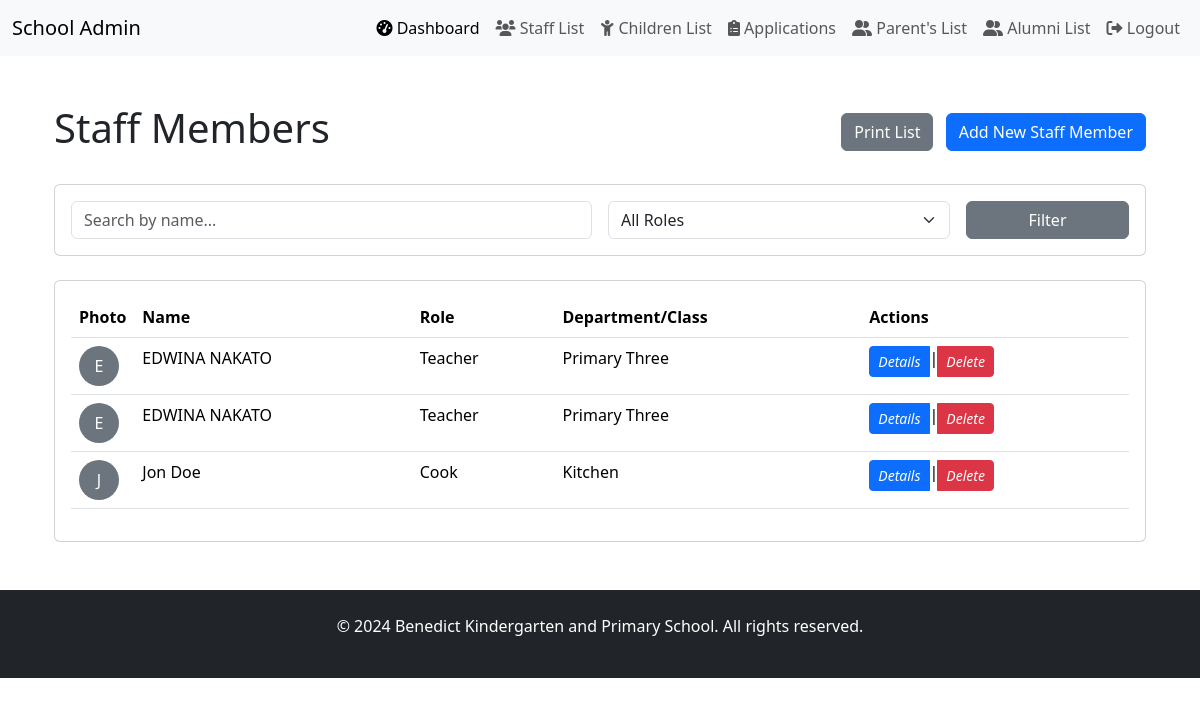
Page /benedict_school/staff/ (signed in) on the earlier database version.
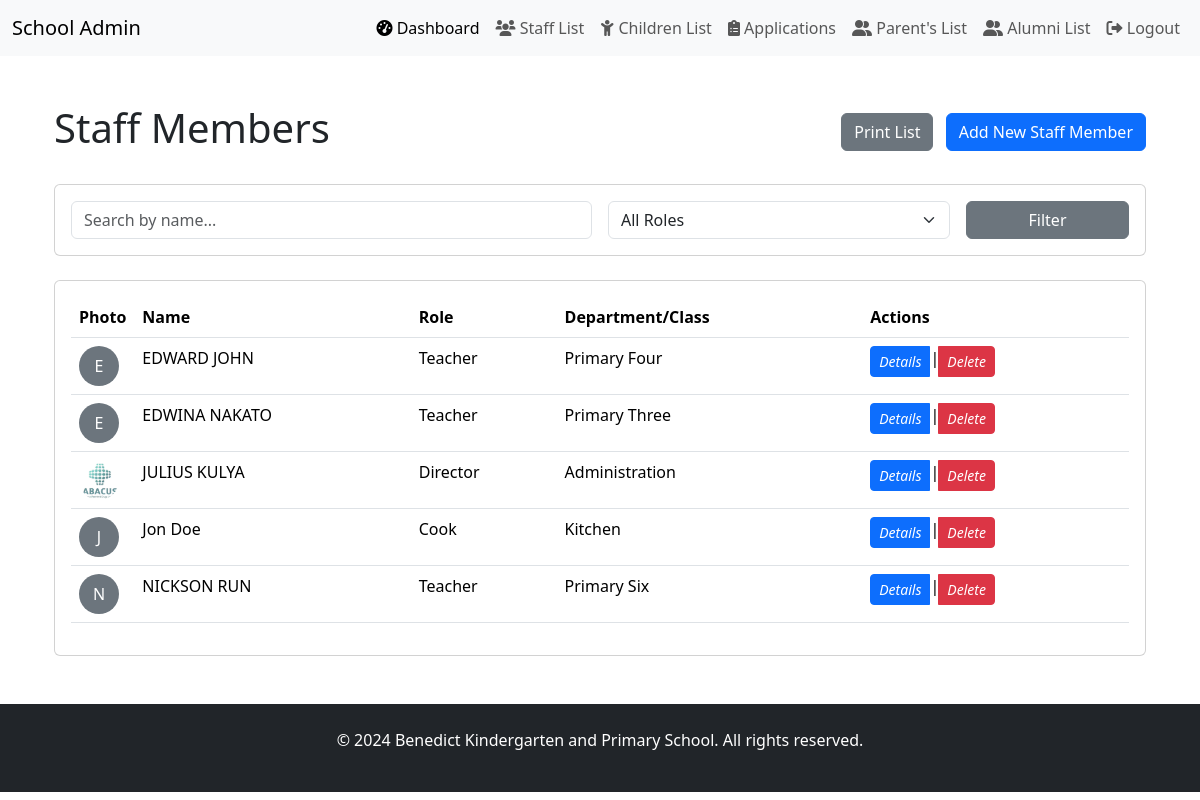
Same page on the later database version.
### benedict_school/models.py (models this page shows, shortened)
class Staff(models.Model):
    ROLE_CHOICES = [
        ("teacher", "Teacher"),
        ("director", "Director"),
        ("cleaner", "Cleaner"),
        ("cook", "Cook"),
        ("admin", "Admin Staff"),
        ("librarian", "Librarian"),
        ("nurse", "School Nurse"),
        ("security", "Security"),
        ("other", "Other")
    ]
    CLASS_CHOICES = [
        ('nursery', 'Nursery'),
        ('primary_1', 'Primary One'),
        ('primary_2', 'Primary Two'),
        ('primary_3', 'Primary Three'),
        ('primary_4', 'Primary Four'),
        ('primary_5', 'Primary Five'),
        ('primary_6', 'Primary Six'),
    ]
    SUBJECT_CHOICES = [
        ('english', 'English'),
        ('mathematics', 'Mathematics'),
        ('science', 'Science'),
        ('social_studies', 'Social Studies'),
        ('literacy', 'Literacy'),
        ('literacy_1', 'Literacy 1'),
        ('literacy_1a', 'Literacy 1A'),
        ('literacy_1b', 'Literacy 1B'),
        ('religous_education', 'Religous Education'),
        ('reading', 'Reading'),
        ('luganda', 'Luganda'),
        ('learning_area_1_5', 'Learing Area 1-5')
    ]
    DEPARTMENT_CHOICES = [
        ('administration', 'Administration'),
        ('kitchen', 'Kitchen'),
        ('security', 'Security'),
        ('medical', 'Medical'),
        ('library', 'Library'),
        ('other', 'Other')
    ]
    phone_validator = RegexValidator(
        regex=r'^\+?1?\d{9,15}$',
        message="Phone number must be entered in the format: '+999999999'. Up to 15 digits allowed."
    )
    id_validator = RegexValidator(
        regex=r'^[A-Z0-9]{14}$',
        message="ID number must be 14 characters long and contain only uppercase letters and numbers."
    )
    name = models.CharField(
        max_length=100,
        help_text=_("Full name of the staff member")
    )
    sex = models.CharField(
        max_length=10,
        choices=[("male", "Male"), ("female", "Female")],
        default="male",
        help_text=_("Gender of the staff member")
    )
    date_of_birth = models.DateField(default=timezone.now,
        help_text=_("Date of birth of the staff member")
    )
    ID_number = models.CharField(
        max_length=14,
        unique=True,
        validators=[id_validator],
        help_text=_("National ID number or passport number")
    )
    email = models.EmailField(
        unique=True,
        help_text=_("Official email address")
    )
    tel_no = models.CharField(
        max_length=22,
        validators=[phone_validator],
        help_text=_("Contact phone number")
    )
    photo = models.ImageField(
        upload_to='staff_photos/',
        null=True,
        blank=True,
        help_text=_("Staff member's photograph")
    )
    address = models.TextField(default='',
        help_text=_("Physical address of residence")
    )
    emergency_contact_name = models.CharField(
        max_length=100, default='',
        help_text=_("Name of emergency contact person")
    )
    emergency_contact_relationship = models.CharField(
        max_length=50, default='',
        help_text=_("Relationship with emergency contact person")
    )
    emergency_contact_phone = models.CharField(
        max_length=22, default='',
        validators=[phone_validator],
        help_text=_("Emergency contact phone number")
    )
    role = models.CharField(
        max_length=50,
        choices=ROLE_CHOICES,
        default="teacher",
        help_text=_("Staff member's role in the school")
    )
    date_hired = models.DateField(
        auto_now_add=True,
        help_text=_("Date when staff member was hired")
    )
    last_updated = models.DateTimeField(
        auto_now=True,
        help_text=_("Last update timestamp")
    )
    employee_id = models.CharField(
        max_length=20,
        unique=True, default='',
        help_text=_("School-issued employee ID")
    )
    qualification = models.TextField( default='',
        help_text=_("Academic and professional qualifications")
    )
    certificates = models.FileField(
        upload_to='staff_certificates/',
        null=True,
        blank=True,
        help_text=_("Scanned copies of certificates")
    )
    years_of_experience = models.PositiveIntegerField(
        blank=True,
        null=True,
        help_text=_("Total years of professional experience")
    )
    class_name = models.CharField(
        max_length=50,
        choices=CLASS_CHOICES,
        blank=True,
        null=True,
        help_text=_("Primary class assigned to teacher")
    )
    subject_handled = models.CharField(
        max_length=50,
        choices=SUBJECT_CHOICES,
        null=True,
        blank=True,
        help_text=_("Subject taught by the teacher, only one subject allowed.")
    )
    department = models.CharField(
        max_length=100,
        choices=DEPARTMENT_CHOICES,
        blank=True,
        null=True,
        help_text=_("Department for non-teaching staff")
    )
    salary = models.DecimalField(
        max_digits=10,
        decimal_places=2,
        null=True,
        blank=True,
        help_text=_("Monthly salary amount")
    )
    bank_account_name = models.CharField(
        max_length=100, default='',
        help_text=_("Name as it appears on bank account")
    )
    bank_account_number = models.CharField(
        max_length=50, default='',
        help_text=_("Bank account number for salary payment")
    )
    bank_name = models.CharField(
        max_length=100, default='',
        help_text=_("Name of the bank")
    )
    class Meta:
        verbose_name = "Staff Member"
        verbose_name_plural = "Staff"
        ordering = ['name', 'role']
    @property
    def is_teaching_staff(self):
        return self.role in ["teacher"]

### benedict_school/views.py (the view)
# urls.py: path('staff/', views.staff_list, name='staff_list'),
@user_passes_test(is_admin, login_url='/admin-login/')
def staff_list(request):
    queryset = Staff.objects.all()
    search_query = request.GET.get('search')
    if search_query:
        queryset = queryset.filter(
            Q(name__icontains=search_query)
        )
    role = request.GET.get('role')
    if role:
        queryset = queryset.filter(role=role)
    paginator = Paginator(queryset, 10)
    page = request.GET.get('page')
    staff_members = paginator.get_page(page)
    context = {
        'staff_members': staff_members,
        'roles': Staff.ROLE_CHOICES,
    }
    return render(request, 'staff_list.html', context)

### benedict_school/context_processors.py (called while the page is built)
def google_maps_api_key(request):
    return {'GOOGLE_MAPS_API_KEY': getattr(settings, 'GOOGLE_MAPS_API_KEY', '')}

### benedict_school/views.py (called while the page is built)
def is_admin(user):
    return user.is_authenticated and user.is_staff  # Checks if user is admin

### benedict_school/templates/staff_list.html (shortened to what this page needs)
{% extends "base_staff.html" %}
{% load i18n %}
{% load static %}
{% load django_bootstrap5 %}
{% block staff_content %}
<div class="d-flex justify-content-between align-items-center mb-4">
    <h1>{% trans "Staff Members" %}</h1>
    <div>
        <button onclick="window.print()" class="btn btn-secondary me-2 no-print">
             Print List
        </button>
        <a href="{% url 'staff_create' %}" class="btn btn-primary no-print">
            {% trans "Add New Staff Member" %}
        </a>
    </div>
</div>
<div class="card mb-4 no-print">
    <div class="card-body">
        <form method="get" class="row g-3">
            <div class="col-md-6">
                <input type="text" name="search" class="form-control"
                    placeholder="Search by name..." value="{{ request.GET.search }}">
            </div>
            <div class="col-md-4">
                <select name="role" class="form-select">
                    <option value="">All Roles</option>
                </select>
            </div>
            <div class="col-md-2">
                <button type="submit" class="btn btn-secondary w-100">Filter</button>
            </div>
        </form>
    </div>
</div>
<div class="card">
    <div class="card-body">
        <div class="table-responsive">
            <table class="table table-hover">
                <thead>
                    <tr>
                        <th>Photo</th>
                        <th>Name</th>
                        <th>Role</th>
                        <th>Department/Class</th>
                        <th>Actions</th>
                    </tr>
                </thead>
                <tbody>
                    {% for staff_member in staff_members %}
                    <tr>
                        <td style="width: 50px;">
                            {% if staff_member.photo %}
                            <img src="{{ staff_member.photo.url }}"
                                 class="rounded-circle"
                                 style="width: 40px; height: 40px; object-fit: cover;"
                                 alt="{{ staff_member.name }}">
                            {% else %}
                            <div class="bg-secondary rounded-circle d-flex align-items-center justify-content-center"
                                 style="width: 40px; height: 40px;">
                                <span class="text-white">{{ staff_member.name|make_list|first }}</span>
                            </div>
                            {% endif %}
                        </td>
                        <td>{{ staff_member.name }}</td>
                        <td>{{ staff_member.get_role_display }}</td>
                        <td>
                            {% if staff_member.is_teaching_staff %}
                                {{ staff_member.get_class_name_display }}
                            {% else %}
                                {{ staff_member.get_department_display }}
                            {% endif %}
                        </td>
                        <td class="no-print">
                            <div class="btn-group" role="group">
                                <a href="{% url 'staff_detail' pk=staff_member.pk %}"
                                   class="btn btn-sm btn-primary">
                                    <i class="bi bi-eye">Details</i>
                                </a> |
                                <a href="{% url 'staff_delete' pk=staff_member.pk %}"
                                   class="btn btn-sm btn-danger">
                                    <i class="bi bi-trash">Delete</i>
                                </a>
                            </div>
                        </td>
                    </tr>
                    {% empty %}
                    <tr>
                        <td colspan="6" class="text-center">No staff members found.</td>
                    </tr>
                    {% endfor %}
                </tbody>
            </table>
        </div>
    </div>
</div>
{% endblock %}

### benedict_school/templates/base_staff.html (shortened to what this page needs)
{% extends "admin_base.html" %}
{% load static %}
{% load django_bootstrap5 %}
{% block content %}
<div class="container py-4">
    {% block staff_content %}{% endblock %}
</div>
{% endblock %}

### benedict_school/templates/admin_base.html (shortened to what this page needs)
{% load static %}
{% load django_bootstrap5 %}
<!DOCTYPE html>
<html lang="en">
  <head>
    <link rel="stylesheet" href="https://cdnjs.cloudflare.com/ajax/libs/font-awesome/6.0.0-beta3/css/all.min.css">
    <link href="https://cdn.jsdelivr.net/npm/bootstrap@5.3.3/dist/css/bootstrap.min.css" rel="stylesheet">
  </head>
  <body>
    <nav class="navbar navbar-expand-lg navbar-light bg-light">
      <div class="container-fluid">
        <a class="navbar-brand" href="{% url 'admin_dashboard' %}">School Admin</a>
        <div class="collapse navbar-collapse" id="navbarNav">
          <ul class="navbar-nav ms-auto">
            <li class="nav-item">
              <a class="nav-link active" href="{% url 'admin_dashboard' %}"><i class="fas fa-tachometer-alt"></i> Dashboard</a>
            </li>
            <li class="nav-item">
              <a class="nav-link" href="{% url 'staff_list' %}"><i class="fas fa-users"></i> Staff List</a>
            </li>
            <li class="nav-item">
              <a class="nav-link" href="{% url 'child-list' %}"><i class="fas fa-child"></i> Children List</a>
            </li>
            <li class="nav-item">
              <a class="nav-link" href="{% url 'application-list' %}"><i class="fas fa-clipboard-list"></i> Applications</a>
            </li>
            <li class="nav-item">
              <a class="nav-link" href="{% url 'parent-list' %}"><i class="fas fa-user-friends"></i> Parent's List</a>
            </li>
            <li class="nav-item">
              <a class="nav-link" href="{% url 'alumni-list' %}"><i class="fas fa-user-friends"></i> Alumni List</a>
            </li>
            <form action="{% url 'logout' %}" method="POST" class="d-inline">
              <button type="submit" class="btn btn-link nav-link"><i class="fas fa-sign-out-alt"></i> Logout</button>
            </form>
          </ul>
        </div>
      </div>
    </nav>
    <main class="container my-4">
      {% block content %}{% endblock %}
    </main>
    <footer class="bg-dark text-white py-4">
      <div class="container-fieldtext-center">
        <p>&copy; 2024 Benedict Kindergarten and Primary School. All rights reserved.</p>
      </div>
    </footer>
  </body>
</html>

### benedict_school/templates/admin_base.html (style rules this page uses)
footer { background-color: #000000; color: white; padding: 40px 20px; text-align: center; }

Differences in the rows shown:
removed Staff: name|make_list "E", name "EDWINA NAKATO", role "Teacher", class_name "Primary Three"
added Staff: name|make_list "E", name "EDWARD JOHN", role "Teacher", class_name "Primary Four"
added Staff: photo (picture), name "JULIUS KULYA", role "Director", department "Administration"
added Staff: name|make_list "N", name "NICKSON RUN", role "Teacher", class_name "Primary Six"
